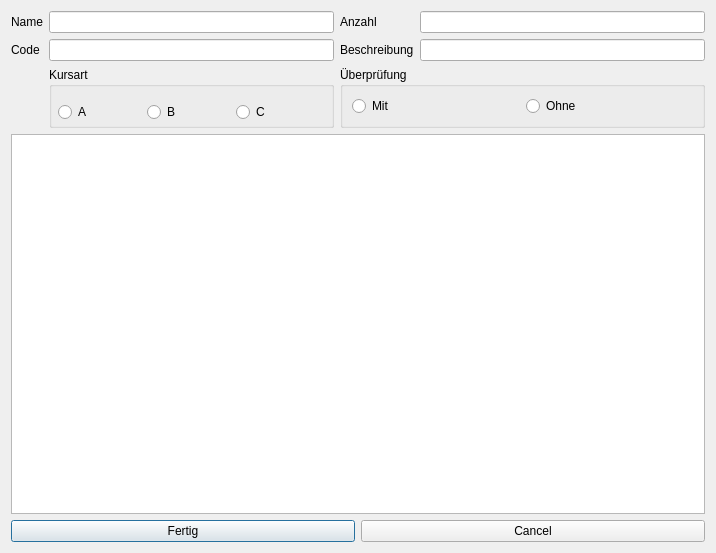
<?xml version="1.0" encoding="UTF-8"?>
<ui version="4.0">
 <class>Dialog</class>
 <widget class="QDialog" name="Dialog">
  <property name="geometry">
   <rect>
    <x>0</x>
    <y>0</y>
    <width>716</width>
    <height>553</height>
   </rect>
  </property>
  <property name="minimumSize">
   <size>
    <width>716</width>
    <height>553</height>
   </size>
  </property>
  <property name="maximumSize">
   <size>
    <width>716</width>
    <height>553</height>
   </size>
  </property>
  <property name="windowTitle">
   <string>Subject</string>
  </property>
  <layout class="QVBoxLayout" name="verticalLayout">
   <item>
    <layout class="QGridLayout" name="gridLayout">
     <property name="sizeConstraint">
      <enum>QLayout::SetMinimumSize</enum>
     </property>
     <item row="0" column="4">
      <widget class="QLineEdit" name="lineEditHours"/>
     </item>
     <item row="1" column="3">
      <widget class="QLabel" name="lblDesc">
       <property name="text">
        <string>Beschreibung</string>
       </property>
      </widget>
     </item>
     <item row="0" column="3">
      <widget class="QLabel" name="lblHours">
       <property name="text">
        <string>Anzahl</string>
       </property>
      </widget>
     </item>
     <item row="2" column="3" colspan="2">
      <widget class="QGroupBox" name="groupBox">
       <property name="title">
        <string>Überprüfung</string>
       </property>
       <layout class="QHBoxLayout" name="horizontalLayout_3">
        <item>
         <widget class="QRadioButton" name="radioWithTest">
          <property name="text">
           <string>Mit</string>
          </property>
         </widget>
        </item>
        <item>
         <widget class="QRadioButton" name="radioWithoutTest">
          <property name="text">
           <string>Ohne</string>
          </property>
         </widget>
        </item>
       </layout>
      </widget>
     </item>
     <item row="0" column="0">
      <widget class="QLabel" name="lblName">
       <property name="text">
        <string>Name</string>
       </property>
      </widget>
     </item>
     <item row="0" column="1">
      <widget class="QLineEdit" name="lineEditName"/>
     </item>
     <item row="1" column="1">
      <widget class="QLineEdit" name="lineEditCode"/>
     </item>
     <item row="1" column="0">
      <widget class="QLabel" name="lblCode">
       <property name="text">
        <string>Code</string>
       </property>
      </widget>
     </item>
     <item row="1" column="4">
      <widget class="QLineEdit" name="lineEditDescription"/>
     </item>
     <item row="2" column="1">
      <widget class="QGroupBox" name="groupBox_2">
       <property name="title">
        <string>Kursart</string>
       </property>
       <widget class="QWidget" name="horizontalLayoutWidget">
        <property name="geometry">
         <rect>
          <x>9</x>
          <y>30</y>
          <width>261</width>
          <height>31</height>
         </rect>
        </property>
        <layout class="QHBoxLayout" name="horizontalLayout_2">
         <item>
          <widget class="QRadioButton" name="radioA">
           <property name="text">
            <string>A</string>
           </property>
          </widget>
         </item>
         <item>
          <widget class="QRadioButton" name="radioB">
           <property name="text">
            <string>B</string>
           </property>
          </widget>
         </item>
         <item>
          <widget class="QRadioButton" name="radioC">
           <property name="text">
            <string>C</string>
           </property>
          </widget>
         </item>
        </layout>
       </widget>
      </widget>
     </item>
    </layout>
   </item>
   <item>
    <widget class="QTreeView" name="treeSchedule"/>
   </item>
   <item>
    <layout class="QHBoxLayout" name="horizontalLayout">
     <item>
      <widget class="QPushButton" name="btnFinish">
       <property name="text">
        <string>Fertig</string>
       </property>
      </widget>
     </item>
     <item>
      <widget class="QPushButton" name="btnCancel">
       <property name="text">
        <string>Cancel</string>
       </property>
      </widget>
     </item>
    </layout>
   </item>
  </layout>
 </widget>
 <resources/>
 <connections/>
</ui>
